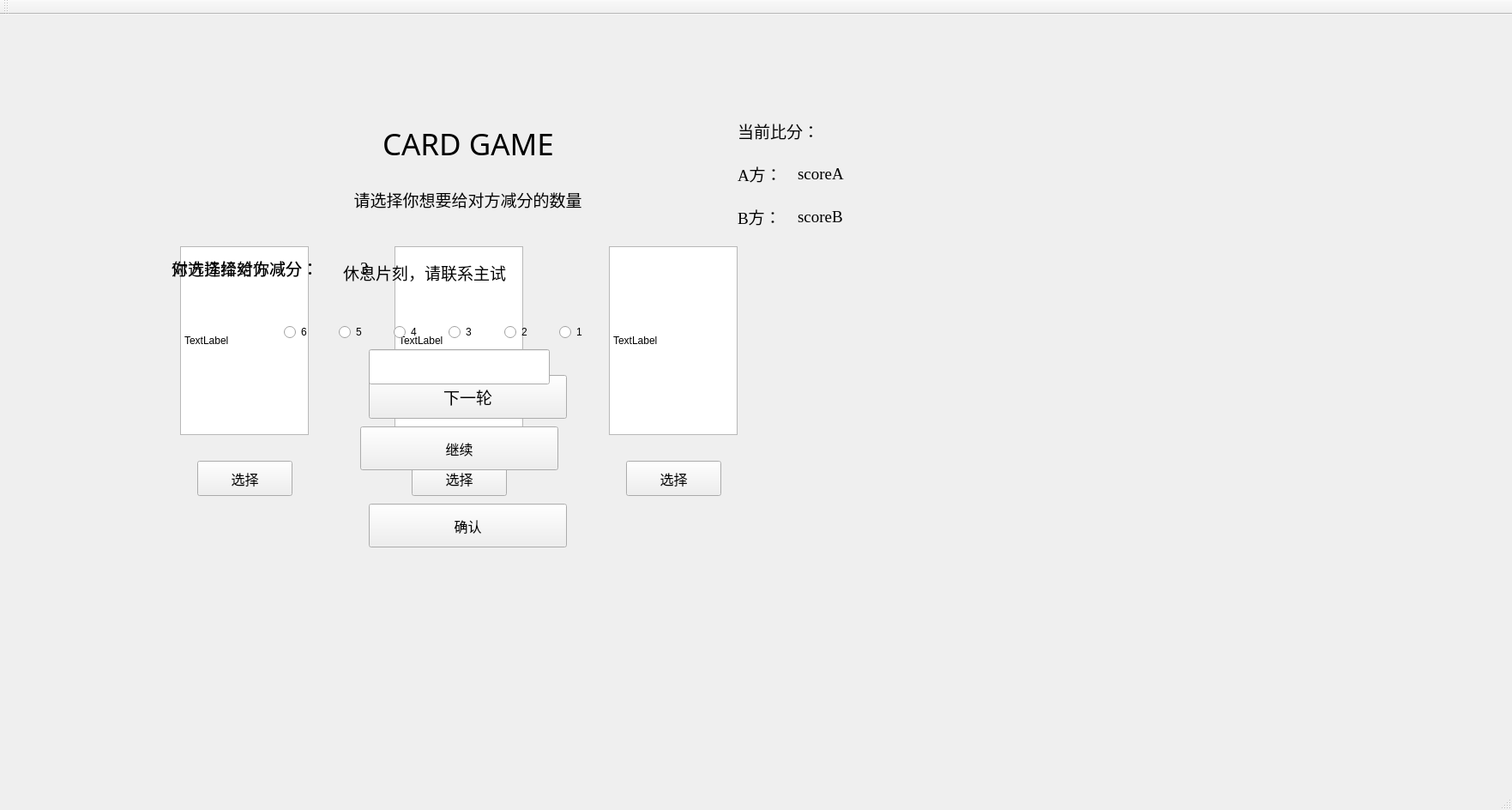
<?xml version="1.0" encoding="UTF-8"?>
<ui version="4.0">
 <class>CardGameClass</class>
 <widget class="QMainWindow" name="CardGameClass">
  <property name="geometry">
   <rect>
    <x>0</x>
    <y>0</y>
    <width>1763</width>
    <height>944</height>
   </rect>
  </property>
  <property name="windowTitle">
   <string>CardGame</string>
  </property>
  <widget class="QWidget" name="centralWidget">
   <widget class="QGraphicsView" name="view1">
    <property name="geometry">
     <rect>
      <x>210</x>
      <y>270</y>
      <width>150</width>
      <height>220</height>
     </rect>
    </property>
   </widget>
   <widget class="QPushButton" name="Bt1">
    <property name="geometry">
     <rect>
      <x>230</x>
      <y>520</y>
      <width>111</width>
      <height>41</height>
     </rect>
    </property>
    <property name="font">
     <font>
      <family>Adobe Arabic</family>
      <pointsize>12</pointsize>
     </font>
    </property>
    <property name="text">
     <string>选择</string>
    </property>
   </widget>
   <widget class="QGraphicsView" name="view2">
    <property name="geometry">
     <rect>
      <x>460</x>
      <y>270</y>
      <width>150</width>
      <height>220</height>
     </rect>
    </property>
   </widget>
   <widget class="QGraphicsView" name="view3">
    <property name="geometry">
     <rect>
      <x>710</x>
      <y>270</y>
      <width>150</width>
      <height>220</height>
     </rect>
    </property>
   </widget>
   <widget class="QPushButton" name="Bt2">
    <property name="geometry">
     <rect>
      <x>480</x>
      <y>520</y>
      <width>111</width>
      <height>41</height>
     </rect>
    </property>
    <property name="font">
     <font>
      <family>Adobe Arabic</family>
      <pointsize>12</pointsize>
     </font>
    </property>
    <property name="text">
     <string>选择</string>
    </property>
   </widget>
   <widget class="QPushButton" name="Bt3">
    <property name="geometry">
     <rect>
      <x>730</x>
      <y>520</y>
      <width>111</width>
      <height>41</height>
     </rect>
    </property>
    <property name="font">
     <font>
      <family>Adobe Arabic</family>
      <pointsize>12</pointsize>
     </font>
    </property>
    <property name="text">
     <string>选择</string>
    </property>
   </widget>
   <widget class="QLabel" name="label">
    <property name="geometry">
     <rect>
      <x>320</x>
      <y>110</y>
      <width>461</width>
      <height>81</height>
     </rect>
    </property>
    <property name="font">
     <font>
      <family>Adobe Arabic</family>
      <pointsize>26</pointsize>
     </font>
    </property>
    <property name="text">
     <string>CARD GAME </string>
    </property>
    <property name="alignment">
     <set>Qt::AlignCenter</set>
    </property>
   </widget>
   <widget class="QPushButton" name="Next_round">
    <property name="geometry">
     <rect>
      <x>430</x>
      <y>420</y>
      <width>231</width>
      <height>51</height>
     </rect>
    </property>
    <property name="font">
     <font>
      <family>Adobe Arabic</family>
      <pointsize>14</pointsize>
     </font>
    </property>
    <property name="text">
     <string>下一轮</string>
    </property>
   </widget>
   <widget class="QLabel" name="Lable_mask1">
    <property name="geometry">
     <rect>
      <x>215</x>
      <y>275</y>
      <width>140</width>
      <height>210</height>
     </rect>
    </property>
    <property name="text">
     <string>TextLabel</string>
    </property>
   </widget>
   <widget class="QLabel" name="Lable_mask2">
    <property name="geometry">
     <rect>
      <x>465</x>
      <y>275</y>
      <width>140</width>
      <height>210</height>
     </rect>
    </property>
    <property name="text">
     <string>TextLabel</string>
    </property>
   </widget>
   <widget class="QLabel" name="Lable_mask3">
    <property name="geometry">
     <rect>
      <x>715</x>
      <y>275</y>
      <width>140</width>
      <height>210</height>
     </rect>
    </property>
    <property name="text">
     <string>TextLabel</string>
    </property>
   </widget>
   <widget class="QPushButton" name="confirm_btn">
    <property name="geometry">
     <rect>
      <x>430</x>
      <y>570</y>
      <width>231</width>
      <height>51</height>
     </rect>
    </property>
    <property name="font">
     <font>
      <family>Adobe Arabic</family>
      <pointsize>12</pointsize>
     </font>
    </property>
    <property name="text">
     <string>确认</string>
    </property>
   </widget>
   <widget class="QWidget" name="layoutWidget">
    <property name="geometry">
     <rect>
      <x>320</x>
      <y>340</y>
      <width>401</width>
      <height>61</height>
     </rect>
    </property>
    <layout class="QHBoxLayout" name="horizontalLayout">
     <item>
      <widget class="QRadioButton" name="radioButton_6">
       <property name="text">
        <string>6</string>
       </property>
      </widget>
     </item>
     <item>
      <widget class="QRadioButton" name="radioButton_5">
       <property name="text">
        <string>5</string>
       </property>
      </widget>
     </item>
     <item>
      <widget class="QRadioButton" name="radioButton_4">
       <property name="text">
        <string>4</string>
       </property>
      </widget>
     </item>
     <item>
      <widget class="QRadioButton" name="radioButton_3">
       <property name="text">
        <string>3</string>
       </property>
      </widget>
     </item>
     <item>
      <widget class="QRadioButton" name="radioButton_2">
       <property name="text">
        <string>2</string>
       </property>
      </widget>
     </item>
     <item>
      <widget class="QRadioButton" name="radioButton">
       <property name="text">
        <string>1</string>
       </property>
      </widget>
     </item>
    </layout>
   </widget>
   <widget class="QLabel" name="punishtitle_label">
    <property name="geometry">
     <rect>
      <x>70</x>
      <y>180</y>
      <width>951</width>
      <height>71</height>
     </rect>
    </property>
    <property name="font">
     <font>
      <family>Adobe Arabic</family>
      <pointsize>14</pointsize>
     </font>
    </property>
    <property name="autoFillBackground">
     <bool>true</bool>
    </property>
    <property name="text">
     <string>请选择你想要给对方减分的数量</string>
    </property>
    <property name="alignment">
     <set>Qt::AlignCenter</set>
    </property>
   </widget>
   <widget class="QLabel" name="punishtext_label">
    <property name="geometry">
     <rect>
      <x>200</x>
      <y>260</y>
      <width>341</width>
      <height>71</height>
     </rect>
    </property>
    <property name="font">
     <font>
      <family>Adobe Arabic</family>
      <pointsize>14</pointsize>
     </font>
    </property>
    <property name="text">
     <string>对方选择给你减分：</string>
    </property>
   </widget>
   <widget class="QLabel" name="punish_label">
    <property name="geometry">
     <rect>
      <x>420</x>
      <y>260</y>
      <width>61</width>
      <height>71</height>
     </rect>
    </property>
    <property name="font">
     <font>
      <family>Times New Roman</family>
      <pointsize>14</pointsize>
     </font>
    </property>
    <property name="text">
     <string>3</string>
    </property>
   </widget>
   <widget class="QLabel" name="score_label">
    <property name="geometry">
     <rect>
      <x>860</x>
      <y>100</y>
      <width>161</width>
      <height>71</height>
     </rect>
    </property>
    <property name="font">
     <font>
      <family>Adobe Arabic</family>
      <pointsize>14</pointsize>
     </font>
    </property>
    <property name="text">
     <string>当前比分：</string>
    </property>
   </widget>
   <widget class="QLabel" name="A_scoretext_label">
    <property name="geometry">
     <rect>
      <x>860</x>
      <y>160</y>
      <width>81</width>
      <height>51</height>
     </rect>
    </property>
    <property name="font">
     <font>
      <family>Times New Roman</family>
      <pointsize>14</pointsize>
     </font>
    </property>
    <property name="text">
     <string>A方：</string>
    </property>
   </widget>
   <widget class="QLabel" name="B_scoretext_label">
    <property name="geometry">
     <rect>
      <x>860</x>
      <y>210</y>
      <width>71</width>
      <height>51</height>
     </rect>
    </property>
    <property name="font">
     <font>
      <family>Times New Roman</family>
      <pointsize>14</pointsize>
     </font>
    </property>
    <property name="text">
     <string>B方：</string>
    </property>
   </widget>
   <widget class="QLabel" name="A_score_label">
    <property name="geometry">
     <rect>
      <x>930</x>
      <y>160</y>
      <width>71</width>
      <height>51</height>
     </rect>
    </property>
    <property name="font">
     <font>
      <family>Times New Roman</family>
      <pointsize>14</pointsize>
     </font>
    </property>
    <property name="text">
     <string>scoreA</string>
    </property>
   </widget>
   <widget class="QLabel" name="B_score_label">
    <property name="geometry">
     <rect>
      <x>930</x>
      <y>210</y>
      <width>71</width>
      <height>51</height>
     </rect>
    </property>
    <property name="font">
     <font>
      <family>Times New Roman</family>
      <pointsize>14</pointsize>
     </font>
    </property>
    <property name="text">
     <string>scoreB</string>
    </property>
   </widget>
   <widget class="QLabel" name="givepunishtext_label">
    <property name="geometry">
     <rect>
      <x>200</x>
      <y>260</y>
      <width>341</width>
      <height>71</height>
     </rect>
    </property>
    <property name="font">
     <font>
      <family>Adobe Arabic</family>
      <pointsize>14</pointsize>
     </font>
    </property>
    <property name="text">
     <string>你选择给对方减分：</string>
    </property>
   </widget>
   <widget class="QLabel" name="info_label">
    <property name="geometry">
     <rect>
      <x>400</x>
      <y>260</y>
      <width>381</width>
      <height>81</height>
     </rect>
    </property>
    <property name="font">
     <font>
      <family>Adobe Arabic</family>
      <pointsize>14</pointsize>
     </font>
    </property>
    <property name="text">
     <string>休息片刻，请联系主试</string>
    </property>
   </widget>
   <widget class="QLineEdit" name="lineEdit">
    <property name="geometry">
     <rect>
      <x>430</x>
      <y>390</y>
      <width>211</width>
      <height>41</height>
     </rect>
    </property>
   </widget>
   <widget class="QPushButton" name="continue_Btn">
    <property name="geometry">
     <rect>
      <x>420</x>
      <y>480</y>
      <width>231</width>
      <height>51</height>
     </rect>
    </property>
    <property name="font">
     <font>
      <family>Adobe Arabic</family>
      <pointsize>12</pointsize>
     </font>
    </property>
    <property name="text">
     <string>继续</string>
    </property>
   </widget>
  </widget>
  <widget class="QMenuBar" name="menuBar">
   <property name="geometry">
    <rect>
     <x>0</x>
     <y>0</y>
     <width>1763</width>
     <height>26</height>
    </rect>
   </property>
  </widget>
  <widget class="QToolBar" name="mainToolBar">
   <attribute name="toolBarArea">
    <enum>TopToolBarArea</enum>
   </attribute>
   <attribute name="toolBarBreak">
    <bool>false</bool>
   </attribute>
  </widget>
  <widget class="QStatusBar" name="statusBar"/>
 </widget>
 <layoutdefault spacing="6" margin="11"/>
 <resources>
  <include location="CardGame.qrc"/>
 </resources>
 <connections/>
</ui>
